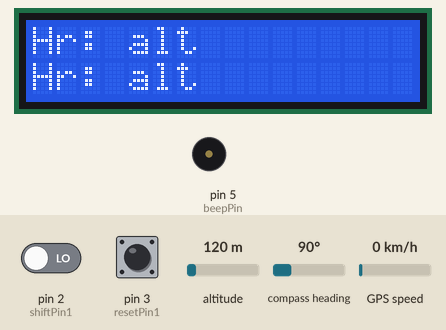
Recording of a sketch running on a simulated Arduino Uno, built with avr-gcc and run on an emulated ATmega328P. Shown: 16×2 character LCD, buzzer (waves = sounding). Inputs (shaded band) come from the test bench; at power-on: pin 2 (shiftPin1) LOW, pin 3 (resetPin1) LOW, GPS speed 0 km/h, altitude 120 m, compass heading 90°. The GPS gets a fix after 3 s at 37.7749, -122.4194 with 8 satellites; what the sketch prints to the serial monitor is not drawn.

Above: at 2.6 s.
2.7 s: pin 2 (shiftPin1) driven HIGH
At 4.2 s:
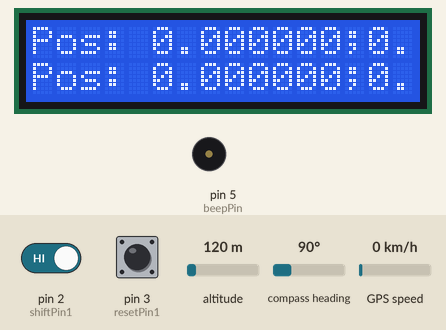
4.8 s: pin 3 (resetPin1) pulled HIGH for 1 s
At 6.35 s:
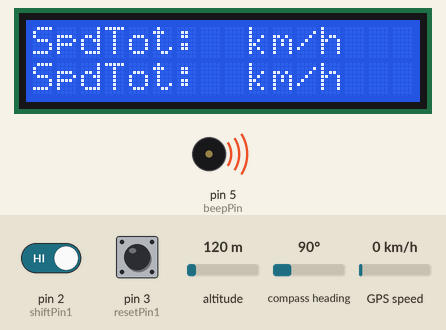
6.4 s: GPS speed set to 30 km/h
10.1 s: GPS speed set to 60 km/h
At 11.97 s:
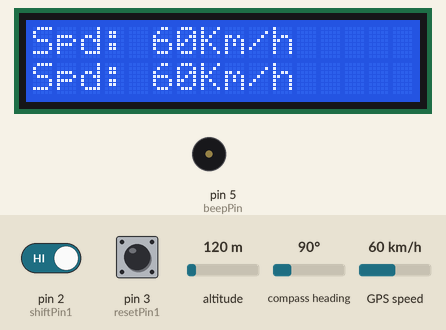
13.1 s: pin 3 (resetPin1) pulled HIGH for 3.2 s
At 22.0 s:
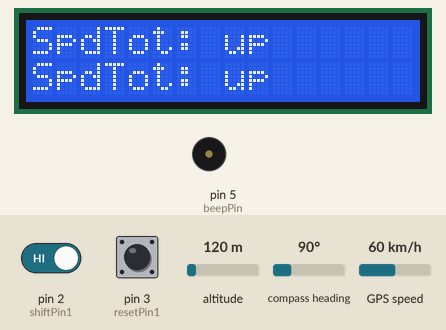
22.1 s: GPS speed set to 2 km/h
At 29.0 s:
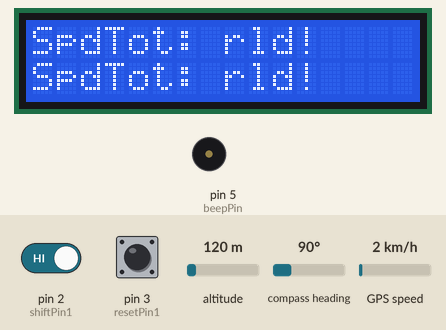
Timing chart, 0 to 34.8 s (numbered marks = the images above; inputs shaded):
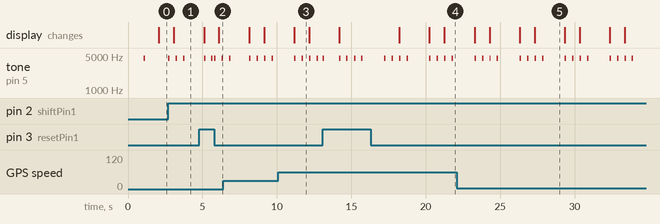

The sketch:

myGPS.ino
```cpp
#include <SoftwareSerial.h>
//#include <TinyGPS.h>
#include "TinyGPS++.h"
//TinyGPSPlus gps;

#include <LiquidCrystal.h>// include the library code
//LiquidCrystal lcd(8, 9, 10, 11, 12, 13);
LiquidCrystal lcd(13,12,11,10,9,8);


#define GPSDELAY 2000
#define LCDDELAY 1000

// GPS variables
TinyGPSPlus gps;
SoftwareSerial ss(7, 6);


// Declaring pins
const byte ledPin = 13;
const byte shiftPin1 = 2;
const byte resetPin1 = 3;
const byte beepPin = 5;
int shiftPin1State;
int resetPin1State;


// Time computation
//unsigned long StartTime = millis();
//unsigned long currentTime;

// Display
#define NTITLES 7
int currDisplay1=0;
int currDisplay2=0;
//String displayTitles[]={"Time","Position","Current Speed","Avg Speed","Total Avg Speed","Distance","Total Distance","Heading"};
String displayTitles[]={"Hr: ","Pos: ","Spd: ","AvgSpd1: ","SpdTot: ","dRst: ","dTot: ","head: "};
//char* displayValues[NTITLES];

String currentTime;
String currentPos;
String currentSpeed;
String currentHeading;

long totDist1;
long totDist2;

long totSpeed;
long totSpeed1;
long totSpeed2;

long speed_;
long speed1;
long speed2;


int nMeasures;
int nMeasures1;
int nMeasures2;


// Locking
unsigned long shiftLockedUntil;
unsigned long resetLockedUntil;
unsigned long gpsLockedUntil;
unsigned long lcdLockedUntil;

void setup() {
  lcd.begin(16, 2); // set up the LCD's number of columns and rows:
  lcd.print("hello, world!");

  //Serial.begin(9600);
  Serial.begin(19200);
  ss.begin(9600);

  Serial.println("setup");
  delay(1000);

  beep();

  pinMode(ledPin, OUTPUT);
  pinMode(beepPin, OUTPUT);
  pinMode(shiftPin1, INPUT);
  pinMode(resetPin1, INPUT);

}

void loop() {

  //unsigned long CurrentTime = millis();
  //unsigned long ElapsedTime = CurrentTime - StartTime;

  //Serial.println("loop");

  shiftPin1State=digitalRead(shiftPin1);
  resetPin1State=digitalRead(resetPin1);

  if(shiftPin1State==HIGH) {/*Serial.println("shiftPin1State = HIGH");*/}
  if(resetPin1State==HIGH) {/*Serial.println("resetPin1State = HIGH");*/}

  if (shiftPin1State==HIGH && resetPin1State==HIGH) {reset1();} else {digitalWrite(ledPin,LOW);}
  if (shiftPin1State==HIGH && resetPin1State!=HIGH) {shiftDisplay1();}

  //currentTime = millis();

  gpsData();

  refreshDisplay();
}

void reset1(){
  if (millis()>resetLockedUntil) {
    beep();
    digitalWrite(ledPin,HIGH);
    //Serial.print(currentTime);
    Serial.println(" -- Resetting1");
    resetLockedUntil = millis()+500;
  }
}


void shiftDisplay1(){
  if (millis()>shiftLockedUntil) {
    beep();
    currDisplay1++;
    if (currDisplay1>NTITLES) currDisplay1=0;
    Serial.println(displayTitles[currDisplay1]);
    shiftLockedUntil = millis()+500;
  }
}

void refreshDisplay(){
  if (millis()<lcdLockedUntil) return;

  Serial.println("refreshDisplay");
  //Serial.println(displayTitles[currDisplay1]);
  String line1;
  String line2;

  // "Time","Position","Current Speed","Avg Speed","Total Avg Speed","Distance","Total Distance","Heading"
  line1 = displayTitles[currDisplay1];
  line2 = displayTitles[currDisplay2];
  switch (currDisplay1) {
      case 0:
              line1+=currentTime;
              break;
      case 1:
              line1+=currentPos;
              break;
      case 2:
              line1+=currentSpeed;
              break;
      case 3:
              line1+=speed1+" km/h";
              break;
      case 4:
              line1+=speed_+" km/h";
              break;
      case 5:
              break;
      case 6:
              line1+=currentHeading;
              break;

  }

  lcd.clear();

  lcd.setCursor(0, 0); // top left
  //lcd.print(displayTitles[currDisplay1]);
  lcd.print(line1);


  lcd.setCursor(0, 1); // bottom left
  //lcd.print(displayTitles[currDisplay2]);
  lcd.print(line1);

  lcdLockedUntil = millis()+LCDDELAY;
}


void beep(){
    tone( beepPin,4500, 100);
}


void gpsData(){

  // do not execute before not locked anymore
  if (gpsLockedUntil > millis()) return;

  bool newData = false;
  unsigned long chars;
  unsigned short sentences, failed;

  // For one second we parse GPS data and report some key values
  for (unsigned long start = millis(); millis() - start < 1000;)
  {
    while (ss.available())
    {
      char c = ss.read();
      //Serial.write(c); // uncomment this line if you want to see the GPS data flowing
      if (gps.encode(c)) // Did a new valid sentence come in?
        newData = true;
        //Serial.println("newData");
       }
  }

  if (newData)
  {
    //Serial.println("newData Print");

    currentTime = gps.time.hour()+":"+gps.time.minute();
    currentPos = String(gps.location.lat(),6) +";"+String(gps.location.lng(),6)+"(alt:"+ String(gps.altitude.meters(),0) +")";
    currentSpeed =String(gps.speed.kmph(),0)+"Km/h";

    currentHeading = gps.course.deg();

    totSpeed+=gps.speed.kmph();
    totSpeed1+=gps.speed.kmph();
    totSpeed2+=gps.speed.kmph();

    nMeasures++;
    nMeasures1++;
    nMeasures2++;

    speed_=totSpeed/nMeasures;
    speed1=totSpeed1/nMeasures1;
    speed2=totSpeed2/nMeasures2;

  }


  gpsLockedUntil = millis()+GPSDELAY;

}
```

Measured:
- after the input at 2.7 s, tone on pin 5 (beepPin): alternates 4500 Hz for 0.10 s and silent for 0.40 s, 6 changes in all, then stays silent, starting at once; the display: changes after 0.38 s (image 1)
- after the input at 4.8 s, the display: first differs from a run without the input after 1.3 s (image 2)
- what the display in image 3 shows lasts 1.0 s, from 11.2 s to 12.2 s
